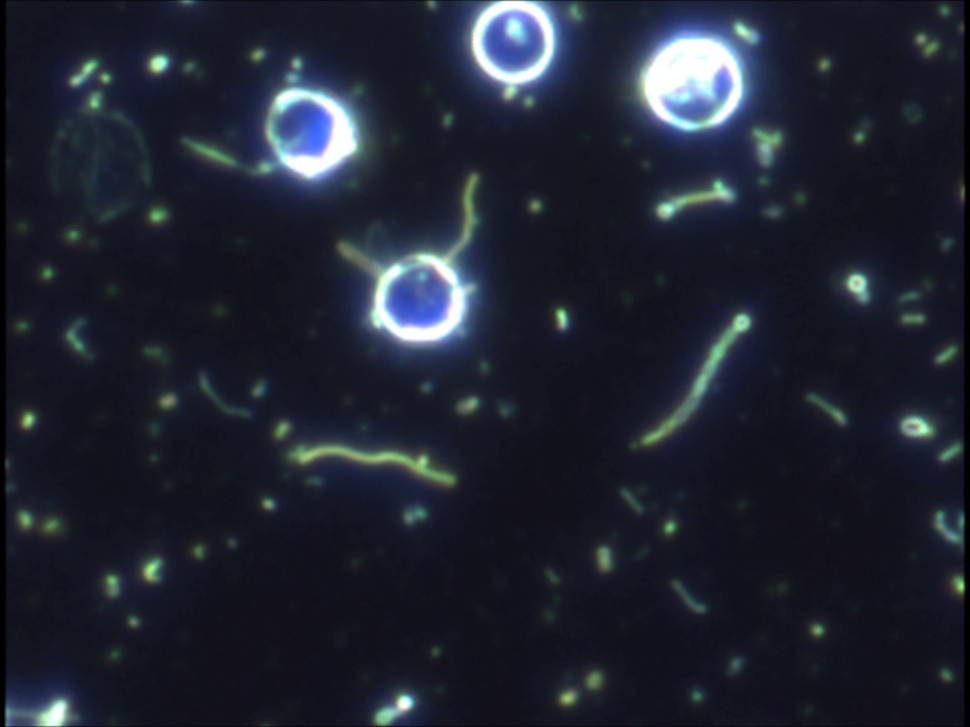
#> input picture 025.png, 970 x 727 px, shrunk from 1440 x 1080 before the run
$ python counting-bacteria.py
#> lines starting #> are read from the running program, lines starting #| are printed output that depends on the picture; after the words box and inside, x2 and y2 are one past the last pixel; in counts of white or black regions, pixels touching at a corner belong together
import numpy as np
import cv2

# where you stored image
image_origin = cv2.imread("025.png")
#> image_origin is the input picture: shape (727, 970, 3); mean B, G, R 48.8, 36.4, 31.7
height_origin,width_orig = image_origin.shape[:2]
#> height_origin = 727; width_orig = 970

# Create output image with contours
# image output with contours
image_contorus = image_origin.copy()

# store counted colonies
counter = {}

# this code only detect color blue and white only
# Dump colors variable
colors = ['blue','white']
for color in colors:
    # add image to process
    image_to_process = image_origin.copy()

    # Initalize counter
    # this variable will store counted bacteria
    counter[color] = 0

    if color == 'blue':
        lower = np.array([ 60, 100,  20])
        upper = np.array([170, 180, 150])
    elif color == 'white':
        # invert image colors
        image_to_process = (255-image_to_process)
        lower = np.array([ 50,  50,  40])
        upper = np.array([100, 120,  80])

    # find color from image with specified boundaries
    image_mask = cv2.inRange(image_to_process,lower,upper)
    image_res = cv2.bitwise_and(image_to_process,image_to_process, mask=image_mask)

    # load image and convert to grayscale
    # and change image to blur
    image_gray = cv2.cvtColor(image_res,cv2.COLOR_BGR2GRAY)
    # change image to blur
    image_gray = cv2.GaussianBlur(image_gray, (5, 5), 0)

    # edge detection
    image_edge = cv2.Canny(image_gray,50,100)
    image_edge = cv2.dilate(image_edge, None, iterations=1)
    image_edge = cv2.erode(image_edge, None, iterations=1)

    # detect contours
    contour,hier = cv2.findContours(image_edge.copy(), cv2.RETR_EXTERNAL, cv2.CHAIN_APPROX_SIMPLE)

    for c in contour:
        if cv2.contourArea(c) < 5:
            continue
        hull = cv2.convexHull(c)
        if color == "blue":
            # Print contour in image = red
            cv2.drawContours(image_contorus,[hull],0,(0,0,255),4)
        elif color == 'white':
            # Print contour in image = green
            cv2.drawContours(image_contorus,[hull],0,(0,255,0),4)
        counter[color] +=1
        cv2.putText(image_contorus, "{:.0f}".format(cv2.contourArea(c)), (int(hull[0][0][0]), int(hull[0][0][1])), cv2.FONT_HERSHEY_SIMPLEX, 0.65, (255, 255, 255), 2)

    print("{} {} colonies".format(counter[color],color))
#> this loop made 2 passes
#> pass 1, `image_mask = cv2.inRange(image_to_process,lower,upper)`:
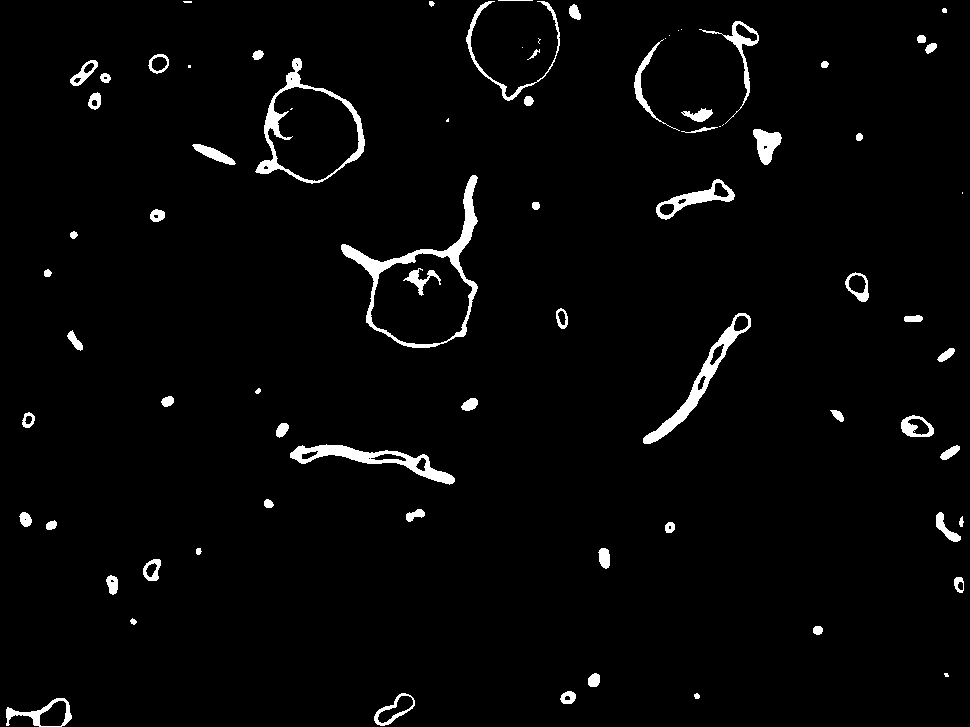
#> image_mask: shape (727, 970); 2.7% white; 78 white regions (14 under 20 px), largest, box (x1, y1, x2, y2) and area: (341, 175, 478, 348) 2823, (255, 58, 365, 184) 1937, (290, 444, 455, 485) 1795
#> pass 1, `image_res = cv2.bitwise_and(image_to_process,image_to_process, mask=im..`:
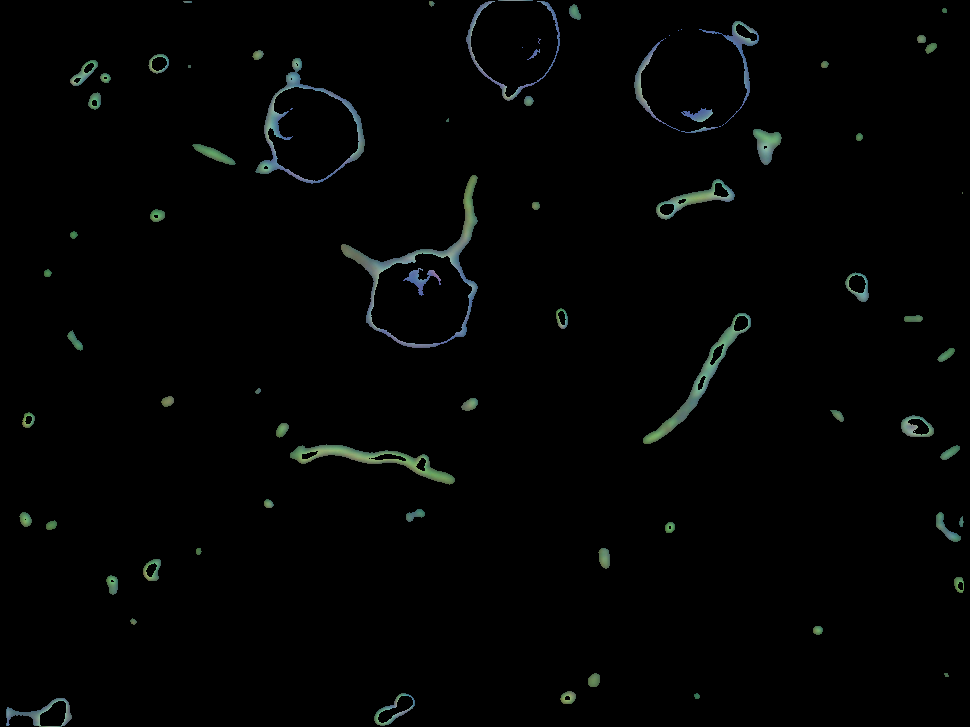
#> image_res: shape (727, 970, 3); mean B, G, R 3.2, 3.5, 2.6
#> after the loop:
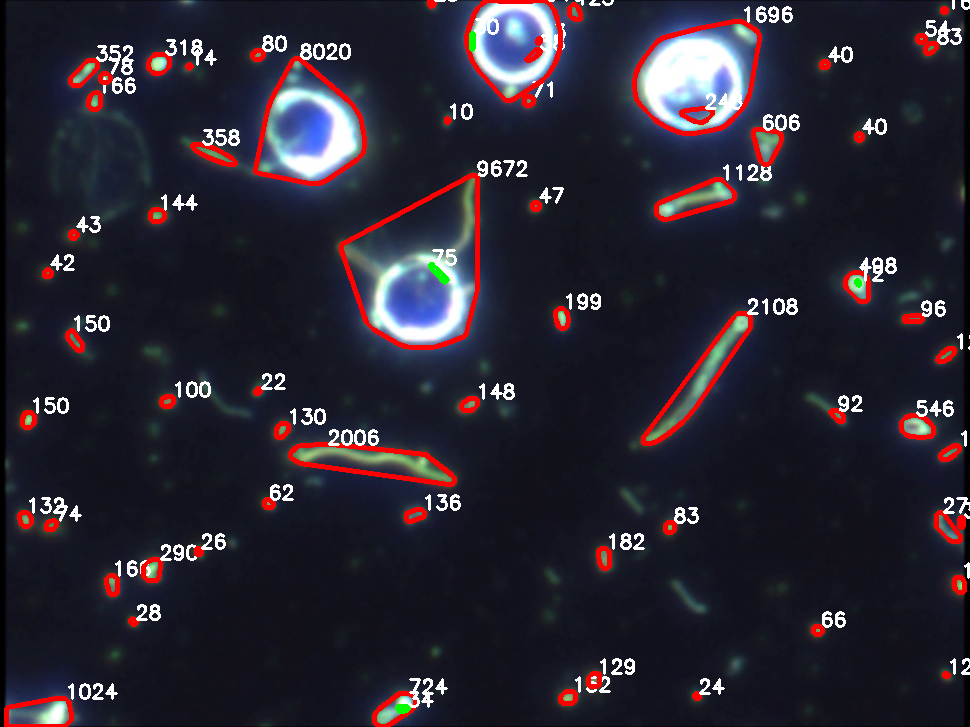
#> image_contorus: shape (727, 970, 3); 5.61% of pixels changed, all inside (x1, y1, x2, y2) = (4, 0, 970, 727)
#> after the loop:
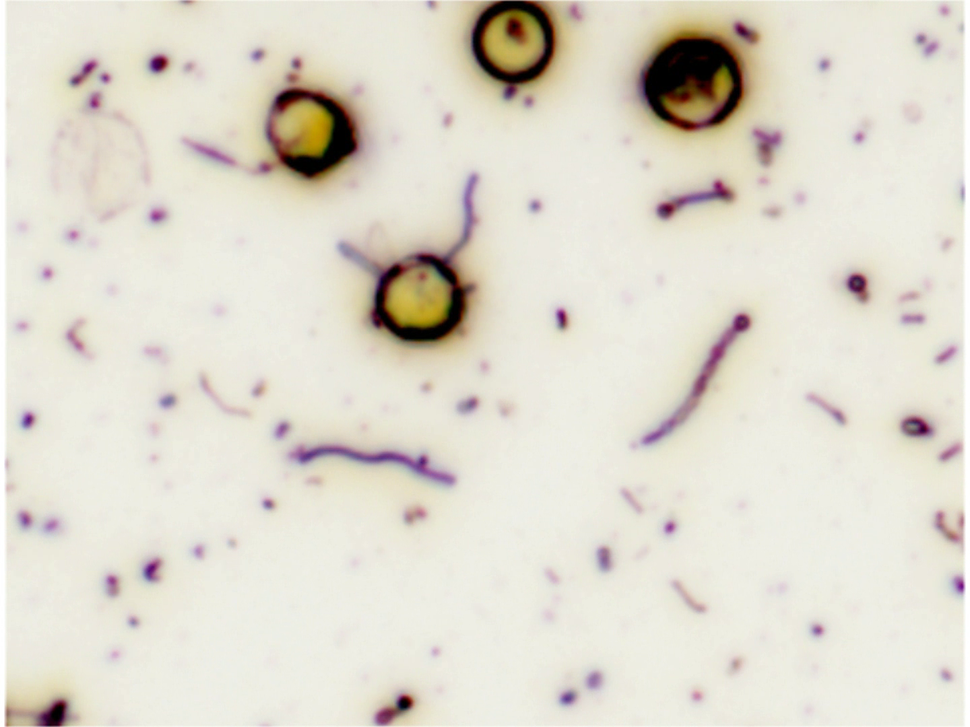
#> image_to_process: shape (727, 970, 3); mean B, G, R 206.2, 218.6, 223.3
#> after the loop, counter = {'blue': 65, 'white': 4}
cv2.imwrite("image_result.png",image_contorus)

$ run again, with 001.png copied over 025.png
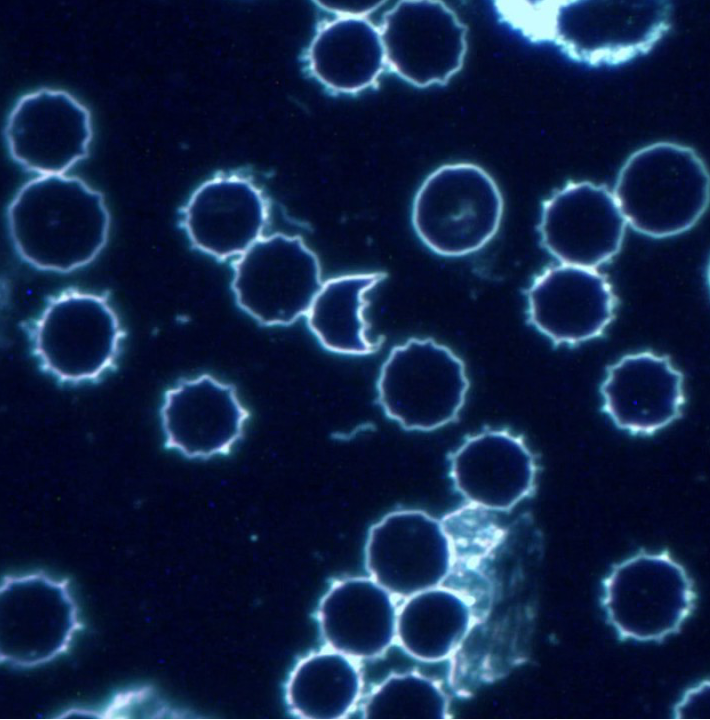
#> input picture 001.png, 710 x 720 px
#> image_origin is the input picture: shape (720, 710, 3); mean B, G, R 68.1, 34.6, 17.2
#> the loop `for color in colors:` made 2 passes
#> pass 1, `image_mask = cv2.inRange(image_to_process,lower,upper)`:
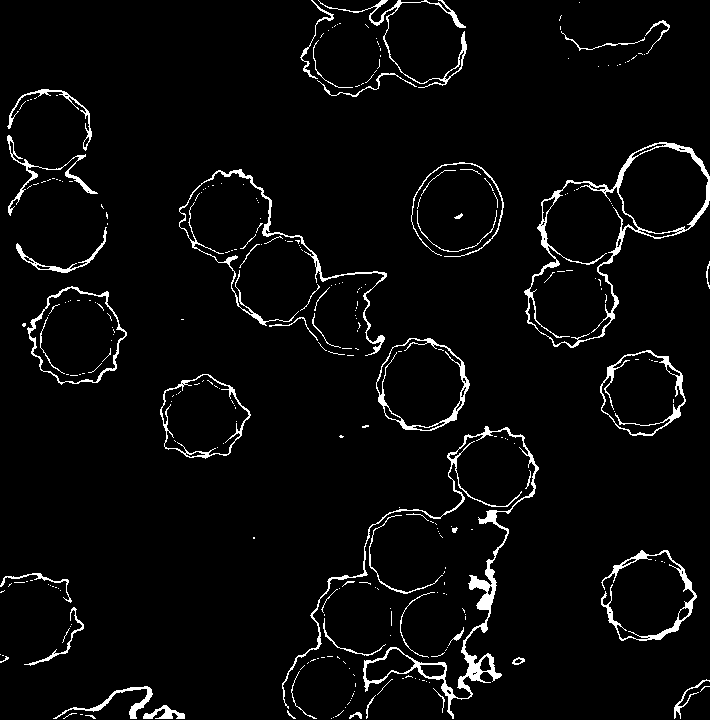
#> image_mask: shape (720, 710); 3.9% white in thin lines or dots
#> after the loop `for color in colors:`:
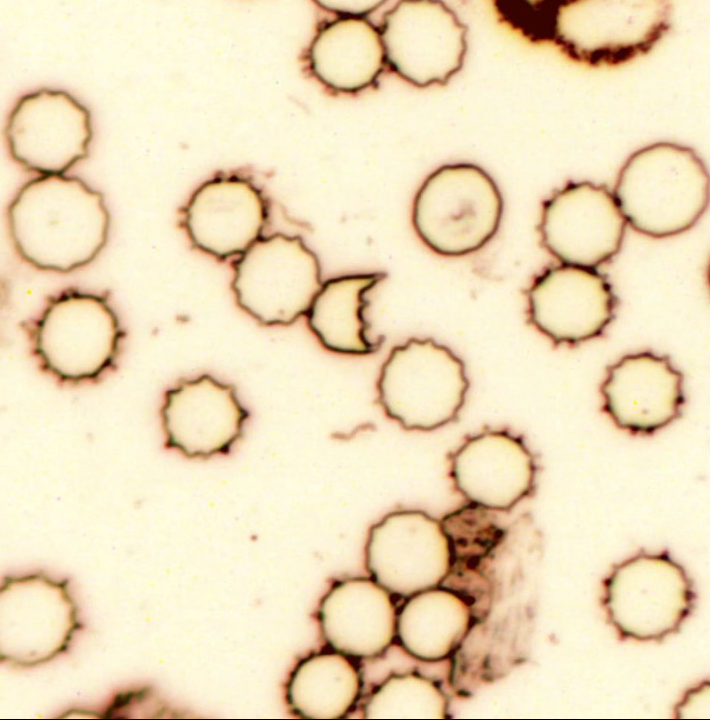
#> image_to_process: shape (720, 710, 3); mean B, G, R 186.9, 220.4, 237.8
#> after the loop `for color in colors:`: counter = {'blue': 37, 'white': 0}

$ run again, with 321.png copied over 025.png
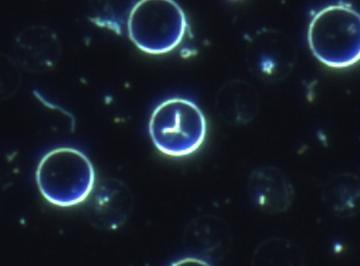
#> input picture 321.png, 360 x 266 px
#> image_origin is the input picture: shape (266, 360, 3); mean B, G, R 40.3, 29.8, 22.4
#> the loop `for color in colors:` made 2 passes
#> pass 1, `image_mask = cv2.inRange(image_to_process,lower,upper)`:
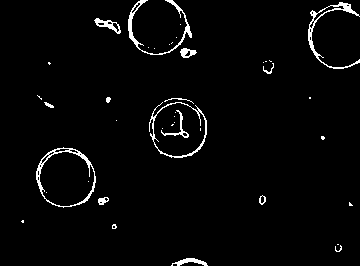
#> image_mask: shape (266, 360); 2.7% white in thin lines or dots
#> after the loop `for color in colors:`:
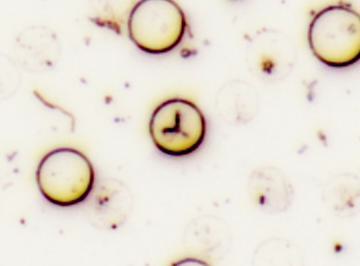
#> image_to_process: shape (266, 360, 3); mean B, G, R 214.7, 225.2, 232.6
#> after the loop `for color in colors:`: counter = {'blue': 20, 'white': 0}
